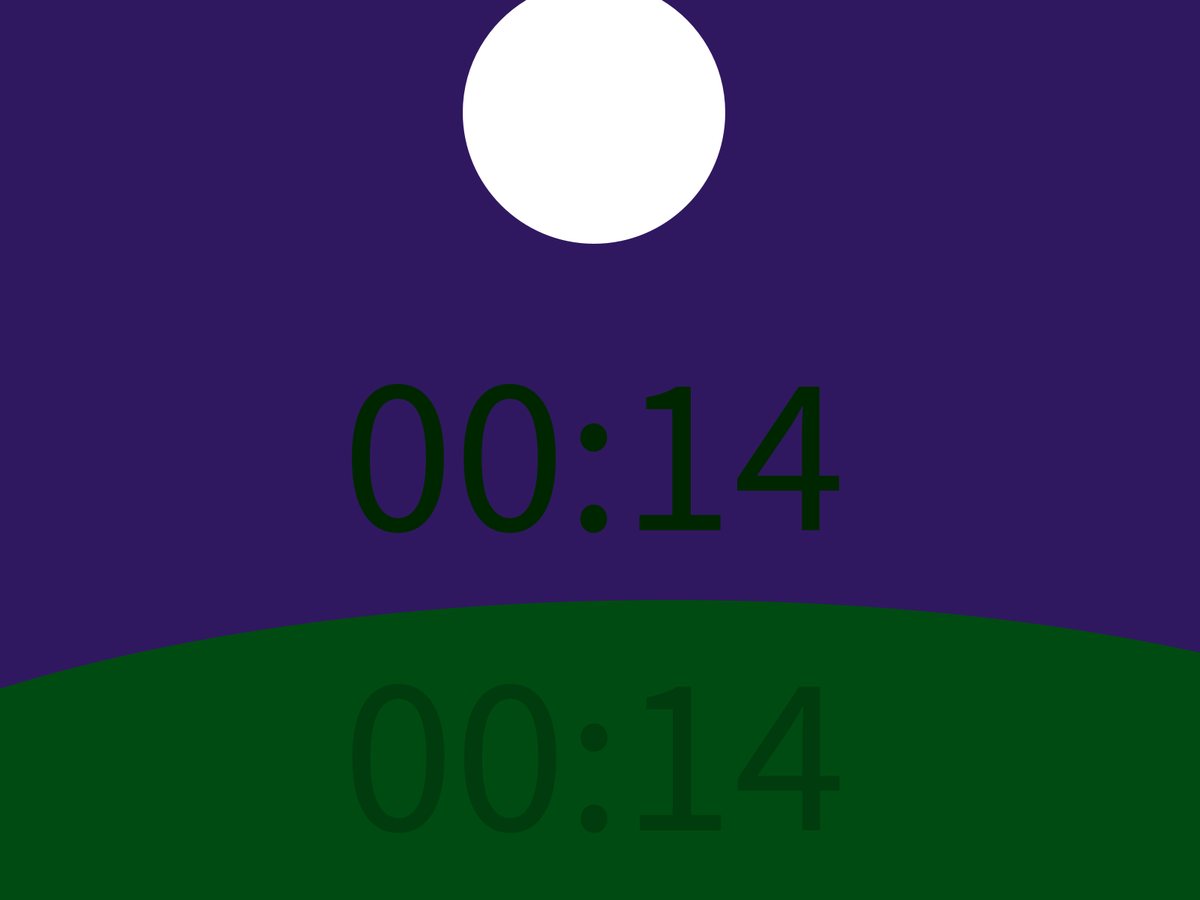
Frame 1 (no input)
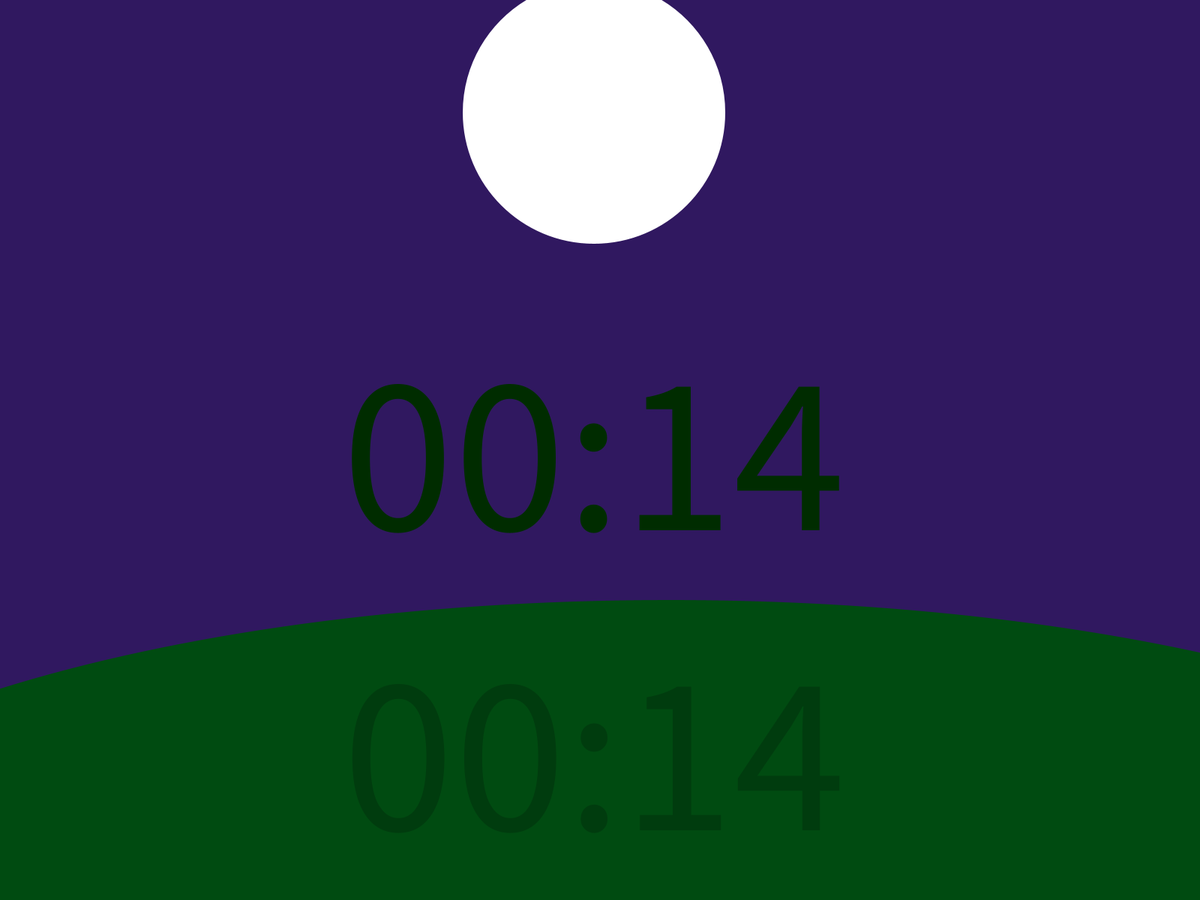
Frame 60 (the mouse pressed at the canvas centre just before this capture)
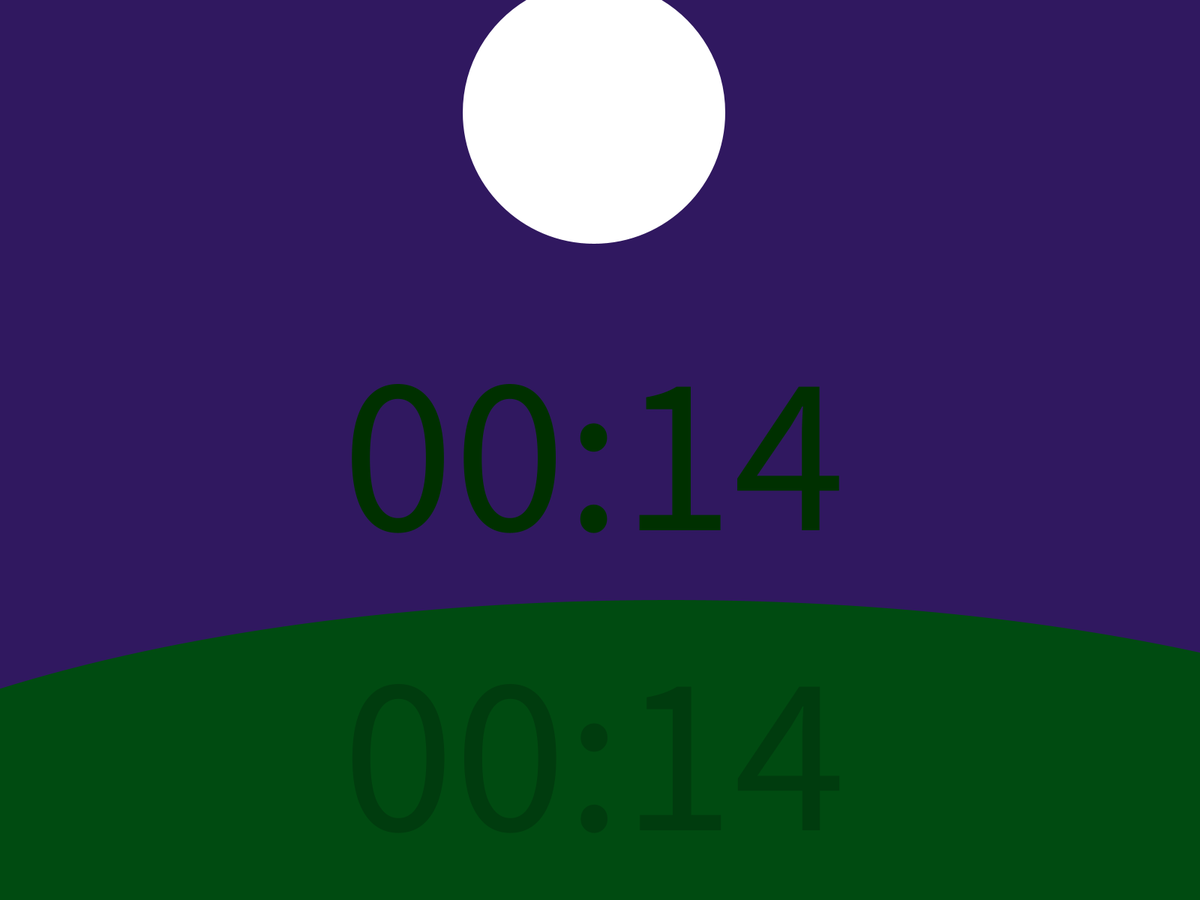
Frame 120 (the mouse held since frame 60 and released just before this capture)

The Processing sketch that drew these frames (run headless with seeded random() and noise(); from frame 60 on, the mouse is pressed at the canvas centre):

// Processing sketch: ClockV1_Final
// ── ClockV1_Final.pde

float x;
float y;
float h1; //height
float w;
int xPos=200;
int yPos=200;
int xPos1=200;
int yPos1=200;
int storedMinute;
int minute;



void setup() {
  fullScreen();
  frameRate(30);

  x = 0;
  y = 0;
  h1 = height/24;
  w = width/24;


  println (width);
  println (height);
}



void draw() {

  int m = minute();
  int h = hour();
  int s = second();
  minute = minute();
 



  if ((h>17) || (h<7)) {    //Make background night sky color  
    background (48, 24, 96);
  } else {
    background(135, 206, 235);
  }
  // Adds a 0 to minutes & hours when less than 10.
  String om = "";
  if (m<10) {
    om = "0";
  } else {
    om = "";
  }
  String oh = "";
  if (h<10) {
    oh = "0";
  } else {
    oh = "";
  }

  //Clock
  float val = map(second(), 0, 60, 0, 127.5);
  float val1 = map(second(), 0, 60, 127.5, 255);
  String t = oh + h + ":" + om + m;
  textSize(300);
  textAlign(CENTER, CENTER);
  if (storedMinute != minute()) {
    fill(0);
  }
  if ((h>7) || (h<19)) {
    fill(0, val1, 0);
  }
  fill(0, val, 0);

  text(t, x+(w*12), y+(h1*12));

  //Grass
  if ((h>7) || (h<19)) {
    fill(1, 170, 17);
  }                        //change arc color for night. 
  fill (0, 75, 17);



  noStroke();
  arc(x+(w*12+100), y+h1*25, x+(w*40), y+h1*18, PI, 2*PI);


  //Shadow
  textSize(300);
  textAlign(CENTER, CENTER);
  fill(0, 0, 0, 50);
  pushMatrix();
  if ((h==8) || (h==20)) {
    translate (x+w*.9, y+0);
  }
  if ((h==9) || (h==21)) {
    translate (x-w*1.9, y+0);
  }
  if ((h==10) || (h==22)) {
    translate (x-w*3.9, y+0);
  }
  if ((h==11) || (h==23)) {
    translate (x-w*5.9, y+0);
  }
  if ((h==12) || (h==0)) {
    translate (x-w*7.9, y+0);
  }
  if ((h==13) || (h==1)) {
    translate (x-w*9.9, y+0);
  }
  if ((h==14) || (h==2)) {
    translate (x-w*11.9, y+0);
  }
  if ((h==15) || (h==3)) {
    translate (x-w*13.9, y+0);
  }
  if ((h==16) || (h==4)) {
    translate (x-w*15.9, y+0);
  }
  if ((h==17) || (h==5)) {
    translate (x-w*17.9, y+0);
  }
  if ((h==18) || (h==6)) {
    translate (x-w*19.9, y+0);
  }
  text(t, x+w*19.9, y+h1*20);
  popMatrix();

  // Sun/Moon
  if ((h>17) || (h<7)) {
    fill (255, 255, 255);     //turns sun to moon.
  } else {
    fill (249, 250, 87);
  }

  noStroke();
  pushMatrix();
  if ((h==8) || (h==20)) {
    translate (x+w*3, y-h1*2);
  }
  if ((h==9) || (h==21)) {
    translate (x+w*5, y-h1*4);
  }
  if ((h==10) || (h==22)) {
    translate (x+w*7, y-h1*6);
  }
  if ((h==11) || (h==23)) {
    translate (x+w*9, y-h1*8);
  }
  if ((h==12) || (h==0)) {
    translate (x+w*12, y-h1*9);
  }
  if ((h==13) || (h==1)) {
    translate (x+w*15, y-h1*8);
  }
  if ((h==14) || (h==2)) {
    translate (x+w*17, y-h1*6);
  }
  if ((h==15) || (h==3)) {
    translate (x+w*19, y-h1*4);
  }
  if ((h==16) || (h==4)) {
    translate (x+w*21, y-h1*2);
  }
  if ((h==17) || (h==5)) {
    translate (x+w*22, y-h1*1);
  }
  if ((h==18) || (h==6)) {
    translate (x+w*23, y+0);
  }
  ellipse (x, y+h1*12, 350, 350);
  popMatrix();

  storedMinute = minute;
}
